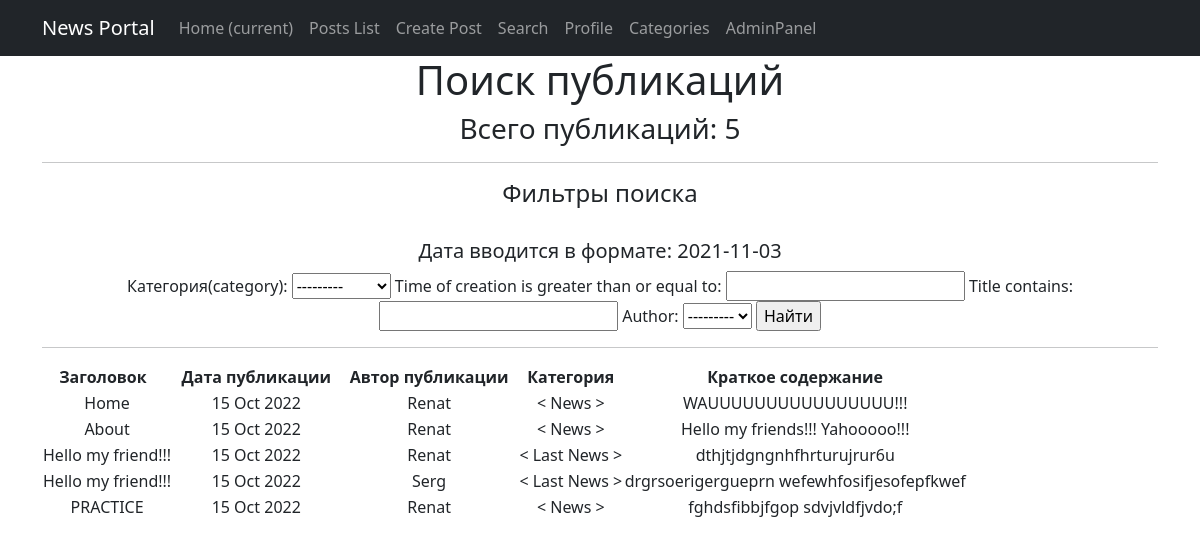
/posts/search/, run on the app's committed database.
### news/models.py (models this page shows, shortened)
class Post(models.Model):
    article = 'AR'
    news = 'NW'
    kind = [
        (article, 'Статья'),
        (news, 'Новость')
    ]
    author = models.ForeignKey(Author, on_delete=models.CASCADE)
    view = models.CharField(max_length=2, choices=kind, default=article)
    time_of_creation = models.DateTimeField(auto_now_add=True)
    post_category = models.ForeignKey(Category, on_delete=models.CASCADE, verbose_name='Категория(category)')
    title = models.CharField(max_length=128)
    text = models.TextField()
    post_rating = models.IntegerField(default=0)
    class Meta:
        verbose_name = 'Публикация'
        verbose_name_plural = 'Публикации'

class Author(models.Model):
    author_user = models.OneToOneField(User, on_delete=models.CASCADE)
    author_rating = models.IntegerField(default=0)
    class Meta:
        verbose_name = 'Автор'
        verbose_name_plural = 'Авторы'
    def __str__(self):
        return f'{self.author_user}'

class Category(models.Model):
    name = models.CharField(max_length=64, unique=True)
    subscribers = models.ManyToManyField(User, through='CategorySubscribers')
    class Meta:
        verbose_name = 'Категория'
        verbose_name_plural = 'Категории'
    def __str__(self):
        return f'{self.name}'

### news/views.py (the view)
# urls.py: path('search/', PostsSearch.as_view(), name='search'),
class PostsSearch(ListView):
    model = Post
    template_name = 'news/search.html'
    context_object_name = 'posts_search'
    ordering = ['-time_of_creation']
    def get_context_data(self, **kwargs):
        context = super().get_context_data(**kwargs)
        context['filter'] = PostFilter(self.request.GET, queryset=self.get_queryset()) # вписываем наш фильтр в контекст
        return context

### news/templatetags/custom_filters.py (called while the page is built)
@register.filter(name='censor')
def censor(value):
    censor_list = ['мат']
    text = value.split()
    for word in text:
        if word.lower() in censor_list:
            value = value.replace(word, '[CENSORED]')
    return value

### templates/news/search.html (shortened to what this page needs)
{% extends 'default.html' %}
{% load custom_filters %}
{% block content %}
    <h1>Поиск публикаций</h1>
    <h3><p align="center">Всего публикаций: {{ posts_search|length }}</p></h3>
    <hr>
    <h4>Фильтры поиска</h4>
    <br>
    <h5>Дата вводится в формате: 2021-11-03</h5>
    <form method="GET">
        {{ filter.form }}
        <input type="submit" value="Найти">
    </form>
    <hr>
    {% if posts_search %}
       <table>
           <thead>
              <th>
                  <b>Заголовок &nbsp </b>
              </th>
              <th>
                  <b> &nbsp Дата публикации &nbsp </b>
              </th>
              <th>
                  <b> &nbsp Автор публикации &nbsp </b>
              </th>
              <th>
                  <b> &nbsp Категория &nbsp </b>
              </th>
              <th>
                  <b> &nbsp Краткое содержание &nbsp</b>
              </th>
           </thead>
      {% for post in filter.qs %}
          <tr>
              <td>
                  {{ post.title|censor }}
              </td>
              <td>
                  {{ post.time_of_creation|date:'d M Y'}}
              </td>
              <td>
                  {{ post.author }}
              </td>
              <td>
                  < {{ post.post_category }} >
              </td>
              <td>
                  {{ post.text|truncatechars:50|censor }}
              </td>
          </tr>
      {% endfor %}
      </table>
    <br>
    {% else %}
      <h2>Публикаций нет!</h2>
    {% endif %}
{% endblock content %}

### data on the page
Post: title|censor "Home", time_of_creation "15 Oct 2022", author "Renat", post_category "News", text|censor "WAUUUUUUUUUUUUUUUU!!!"
Post: title|censor "About", time_of_creation "15 Oct 2022", author "Renat", post_category "News", text|censor "Hello my friends!!! Yahooooo!!!"
Post: title|censor "Hello my friend!!!", time_of_creation "15 Oct 2022", author "Renat", post_category "Last News", text|censor "dthjtjdgngnhfhrturujrur6u"
Post: title|censor "Hello my friend!!!", time_of_creation "15 Oct 2022", author "Serg", post_category "Last News", text|censor "drgrsoerigergueprn wefewhfosifjesofepfkwef"
Post: title|censor "PRACTICE", time_of_creation "15 Oct 2022", author "Renat", post_category "News", text|censor "fghdsfibbjfgop sdvjvldfjvdo;f"

### other printed values
{{ posts_search|length }} "5"
